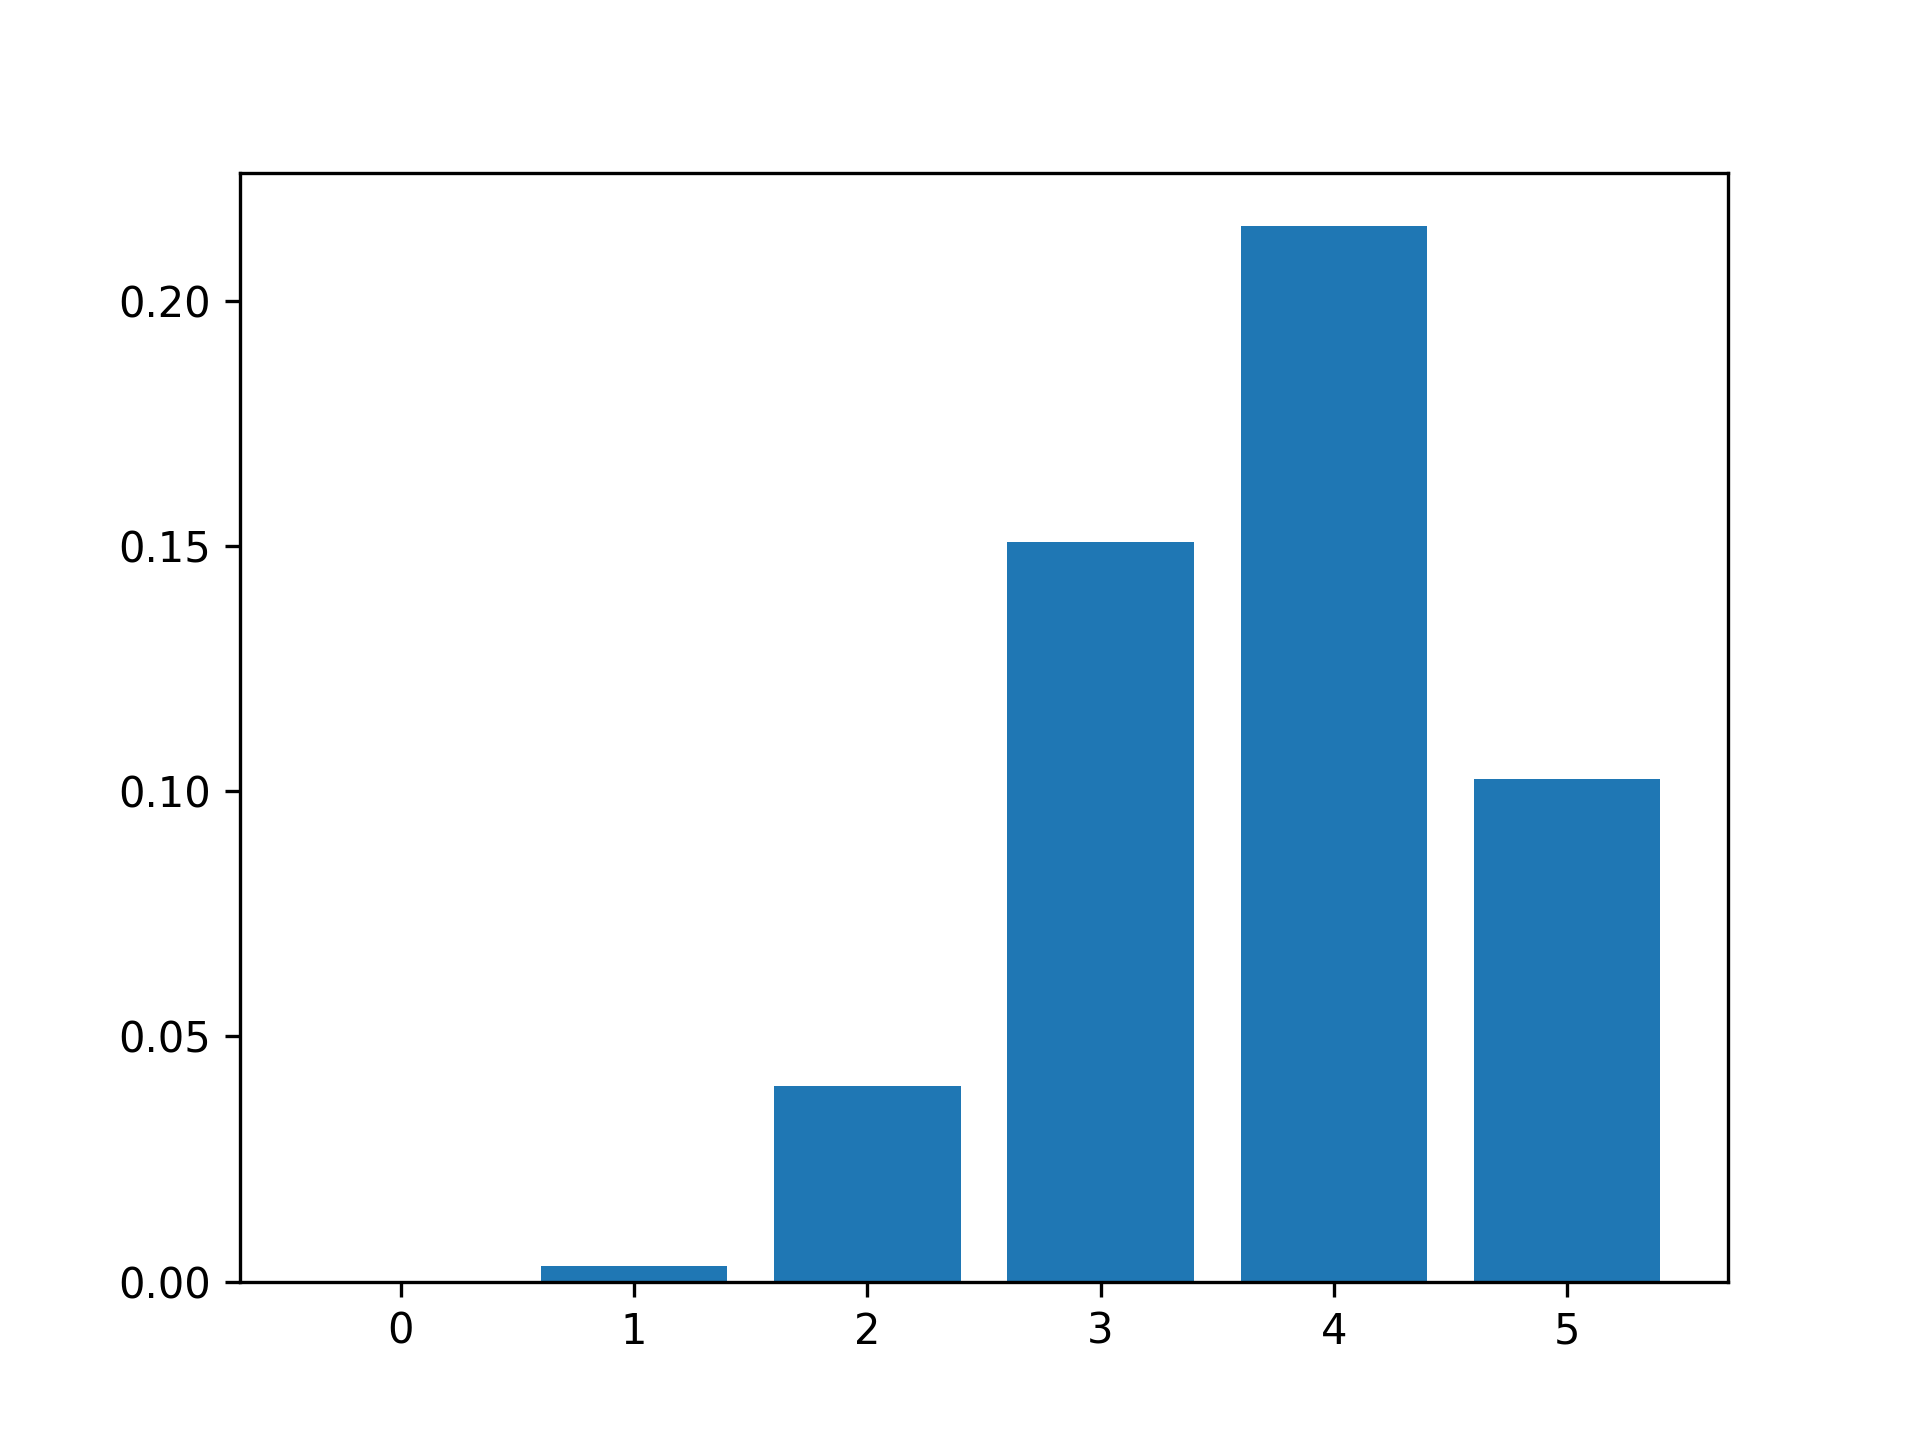

The script that saved this image:
import numpy as np
import matplotlib.pyplot as plt
import os

output_file_path = "3.1.8.txt"

n = 6
N = 8

os.remove(output_file_path)
with open(output_file_path, "a") as f:
    # заполним матрицу A
    A = np.empty((n, n))
    for i in range(n):
        for j in range(n):
            c = 0.1 * N * (i + 1) * (j + 1)
            A[i][j] = 1 / np.sqrt(c ** 2 + 0.58 * c)

    # заполним вектор b
    b = np.full(n, N, dtype=float)

    # найдем решение через встроенную функцию
    x = np.linalg.solve(A, b)
    print(f"{x = }", file=f)

    # найдем число обусловленности через встроенную функцию
    A_cond = np.linalg.cond(A, np.inf)
    print(f"{A_cond = }", file=f)

    # найдем вектор d
    delta = 0.01
    d = np.empty(n)
    for i in range(n):
        bi = b.copy()
        bi[i] += delta
        xi = np.linalg.solve(A, bi)
        d[i] = np.linalg.norm(x - xi, ord=np.inf) / np.linalg.norm(x, ord=np.inf)
    print(f"{d = }", file=f)

    # найдем что оказывает наибольшее влияние на погрешность
    d_max = d.max()
    d_max_index = list(d).index(d_max)
    print(f'{d_max = } with {d_max_index = }', file=f)

    # построим гистограмму
    plt.bar(list(range(0, len(d))), d)
    plt.savefig('3.1.8.png', dpi=300)
    plt.show()

with open(output_file_path, "r") as f:
    print(f.read())
